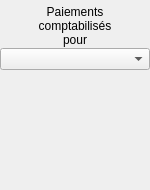
      <widget class="QWidget" name="widget" native="true">
       <property name="minimumSize">
        <size>
         <width>150</width>
         <height>190</height>
        </size>
       </property>
       <property name="maximumSize">
        <size>
         <width>150</width>
         <height>190</height>
        </size>
       </property>
       <layout class="QVBoxLayout" name="verticalLayout_3">
        <property name="spacing">
         <number>1</number>
        </property>
        <property name="leftMargin">
         <number>0</number>
        </property>
        <property name="topMargin">
         <number>5</number>
        </property>
        <property name="rightMargin">
         <number>0</number>
        </property>
        <property name="bottomMargin">
         <number>5</number>
        </property>
        <item>
         <widget class="QLabel" name="Comptelabel">
          <property name="text">
           <string>Paiements
comptabilisés
pour</string>
          </property>
          <property name="alignment">
           <set>Qt::AlignBottom|Qt::AlignHCenter</set>
          </property>
         </widget>
        </item>
        <item>
         <widget class="QComboBox" name="UserscomboBox">
          <property name="minimumSize">
           <size>
            <width>150</width>
            <height>0</height>
           </size>
          </property>
          <property name="maximumSize">
           <size>
            <width>150</width>
            <height>16777215</height>
           </size>
          </property>
          <property name="focusPolicy">
           <enum>Qt::NoFocus</enum>
          </property>
          <property name="currentText">
           <string/>
          </property>
         </widget>
        </item>
        <item>
         <widget class="QLabel" name="RecImageLabel">
          <property name="maximumSize">
           <size>
            <width>16777215</width>
            <height>16777215</height>
           </size>
          </property>
          <property name="text">
           <string/>
          </property>
          <property name="textFormat">
           <enum>Qt::AutoText</enum>
          </property>
          <property name="scaledContents">
           <bool>false</bool>
          </property>
          <property name="alignment">
           <set>Qt::AlignCenter</set>
          </property>
          <property name="wordWrap">
           <bool>false</bool>
          </property>
         </widget>
        </item>
        <item>
         <spacer name="verticalSpacer_3">
          <property name="orientation">
           <enum>Qt::Vertical</enum>
          </property>
          <property name="sizeHint" stdset="0">
           <size>
            <width>20</width>
            <height>40</height>
           </size>
          </property>
         </spacer>
        </item>
       </layout>
      </widget>
